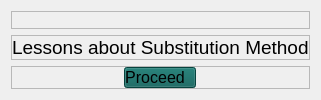
                                            <widget class="QWidget" name="page_11">
                                             <layout class="QVBoxLayout" name="verticalLayout_113">
                                              <item>
                                               <widget class="QFrame" name="frame_65">
                                                <property name="frameShape">
                                                 <enum>QFrame::StyledPanel</enum>
                                                </property>
                                                <property name="frameShadow">
                                                 <enum>QFrame::Raised</enum>
                                                </property>
                                                <layout class="QVBoxLayout" name="verticalLayout_105">
                                                 <property name="spacing">
                                                  <number>0</number>
                                                 </property>
                                                 <property name="leftMargin">
                                                  <number>0</number>
                                                 </property>
                                                 <property name="topMargin">
                                                  <number>0</number>
                                                 </property>
                                                 <property name="rightMargin">
                                                  <number>0</number>
                                                 </property>
                                                 <property name="bottomMargin">
                                                  <number>0</number>
                                                 </property>
                                                 <item>
                                                  <widget class="QLabel" name="label_57">
                                                   <property name="styleSheet">
                                                    <string notr="true">border-image: url(:/lessonIcons/lessonPhotos/substitution.png);</string>
                                                   </property>
                                                   <property name="text">
                                                    <string/>
                                                   </property>
                                                  </widget>
                                                 </item>
                                                </layout>
                                               </widget>
                                              </item>
                                              <item>
                                               <widget class="QFrame" name="frame_66">
                                                <property name="frameShape">
                                                 <enum>QFrame::StyledPanel</enum>
                                                </property>
                                                <property name="frameShadow">
                                                 <enum>QFrame::Raised</enum>
                                                </property>
                                                <layout class="QVBoxLayout" name="verticalLayout_112">
                                                 <property name="spacing">
                                                  <number>0</number>
                                                 </property>
                                                 <property name="leftMargin">
                                                  <number>0</number>
                                                 </property>
                                                 <property name="topMargin">
                                                  <number>0</number>
                                                 </property>
                                                 <property name="rightMargin">
                                                  <number>0</number>
                                                 </property>
                                                 <property name="bottomMargin">
                                                  <number>0</number>
                                                 </property>
                                                 <item alignment="Qt::AlignTop">
                                                  <widget class="QLabel" name="label_58">
                                                   <property name="text">
                                                    <string>&lt;html&gt;&lt;head/&gt;&lt;body&gt;&lt;p&gt;&lt;span style=&quot; font-size:14pt;&quot;&gt;Lessons about Substitution Method&lt;/span&gt;&lt;/p&gt;&lt;/body&gt;&lt;/html&gt;</string>
                                                   </property>
                                                   <property name="textFormat">
                                                    <enum>Qt::RichText</enum>
                                                   </property>
                                                  </widget>
                                                 </item>
                                                </layout>
                                               </widget>
                                              </item>
                                              <item>
                                               <widget class="QFrame" name="frame_101">
                                                <property name="frameShape">
                                                 <enum>QFrame::StyledPanel</enum>
                                                </property>
                                                <property name="frameShadow">
                                                 <enum>QFrame::Raised</enum>
                                                </property>
                                                <layout class="QVBoxLayout" name="verticalLayout_167">
                                                 <property name="spacing">
                                                  <number>0</number>
                                                 </property>
                                                 <property name="leftMargin">
                                                  <number>0</number>
                                                 </property>
                                                 <property name="topMargin">
                                                  <number>0</number>
                                                 </property>
                                                 <property name="rightMargin">
                                                  <number>0</number>
                                                 </property>
                                                 <property name="bottomMargin">
                                                  <number>0</number>
                                                 </property>
                                                 <item alignment="Qt::AlignHCenter">
                                                  <widget class="QPushButton" name="proceedLesson1_2A_pushButton">
                                                   <property name="font">
                                                    <font>
                                                     <pointsize>12</pointsize>
                                                    </font>
                                                   </property>
                                                   <property name="styleSheet">
                                                    <string notr="true">#proceedLesson1_2A_pushButton{
	background-color: rgb(8, 94, 87);	
	padding-right: 10px;
}
#proceedLesson1_2A_pushButton:hover{
	background-color: rgb(4, 59, 54);
}
#proceedLesson1_2A_pushButton:pressed{
	background-color: rgb(150, 150, 150);
}

</string>
                                                   </property>
                                                   <property name="text">
                                                    <string>Proceed</string>
                                                   </property>
                                                   <property name="icon">
                                                    <iconset resource="res.qrc">
                                                     <normaloff>:/greenIcons/greenColorIcons/arrow-right.svg</normaloff>:/greenIcons/greenColorIcons/arrow-right.svg</iconset>
                                                   </property>
                                                   <property name="iconSize">
                                                    <size>
                                                     <width>60</width>
                                                     <height>60</height>
                                                    </size>
                                                   </property>
                                                  </widget>
                                                 </item>
                                                </layout>
                                               </widget>
                                              </item>
                                             </layout>
                                            </widget>
